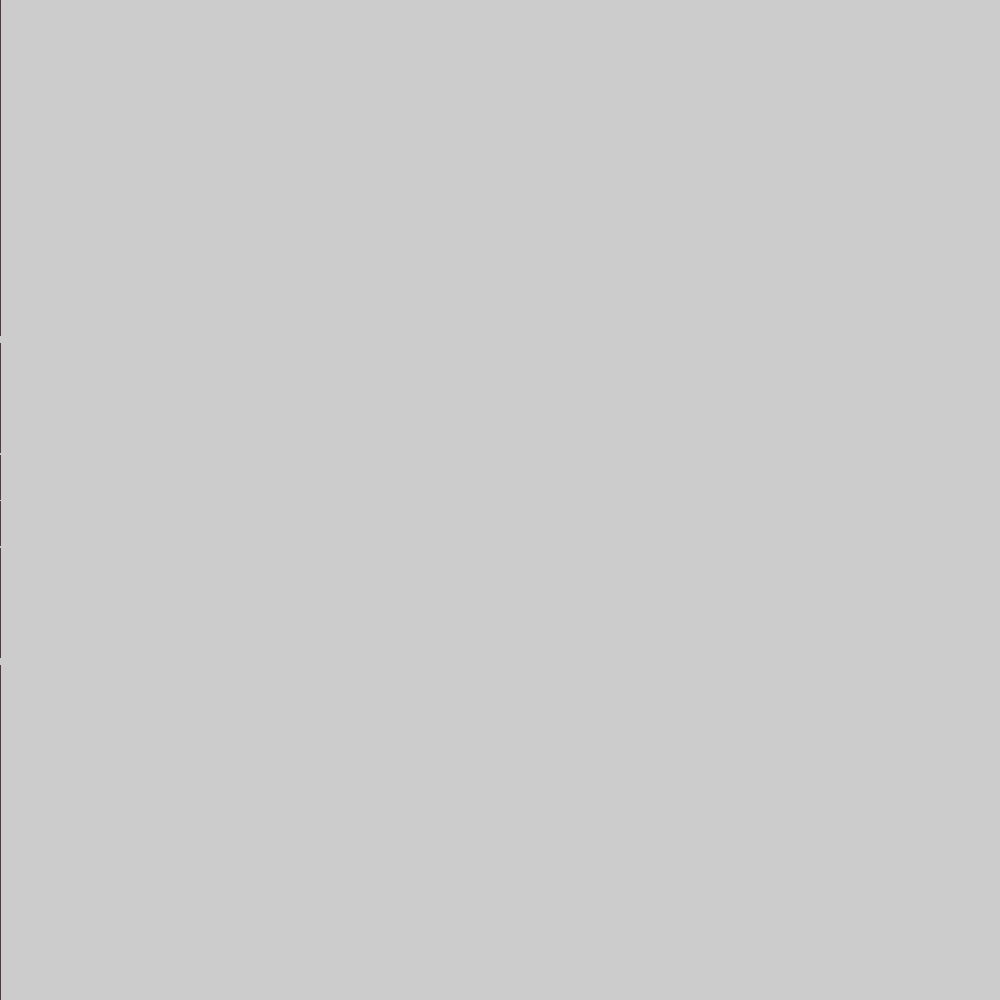
Frame 1 (no input)
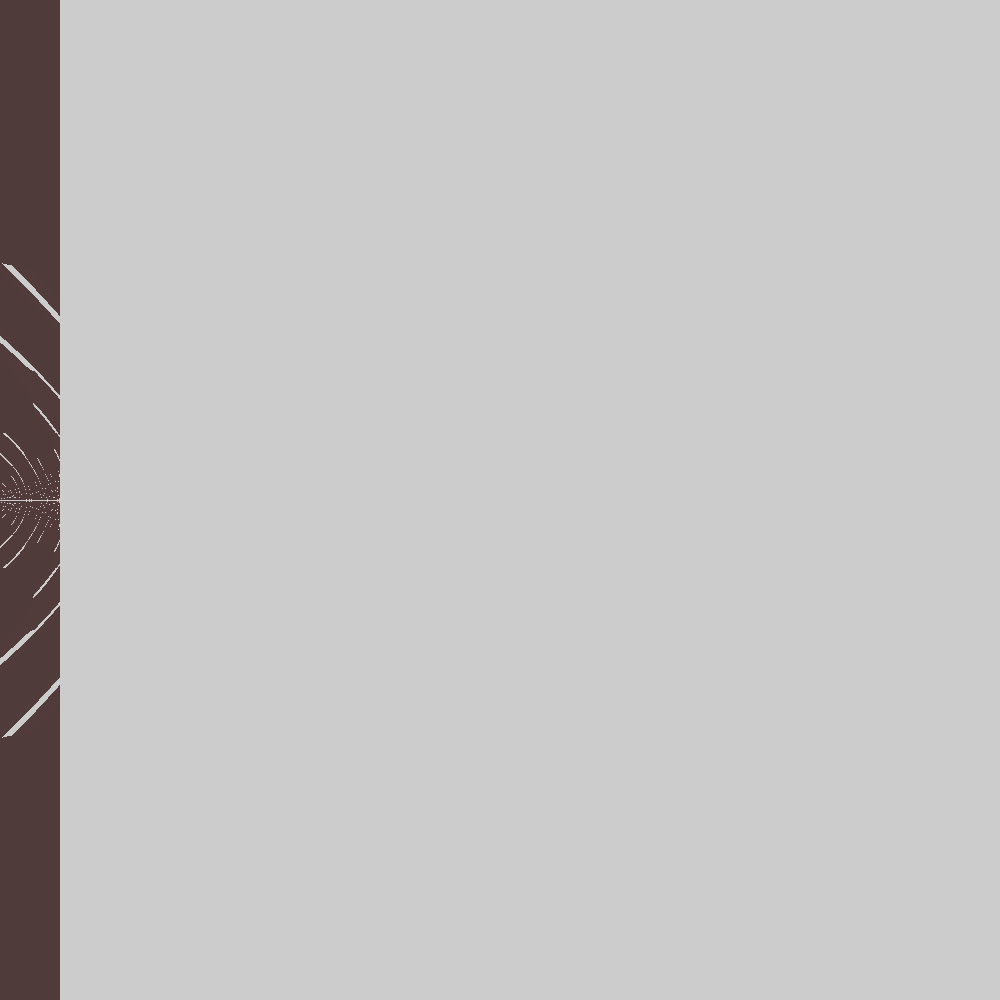
Frame 60 (the mouse pressed at the canvas centre just before this capture)
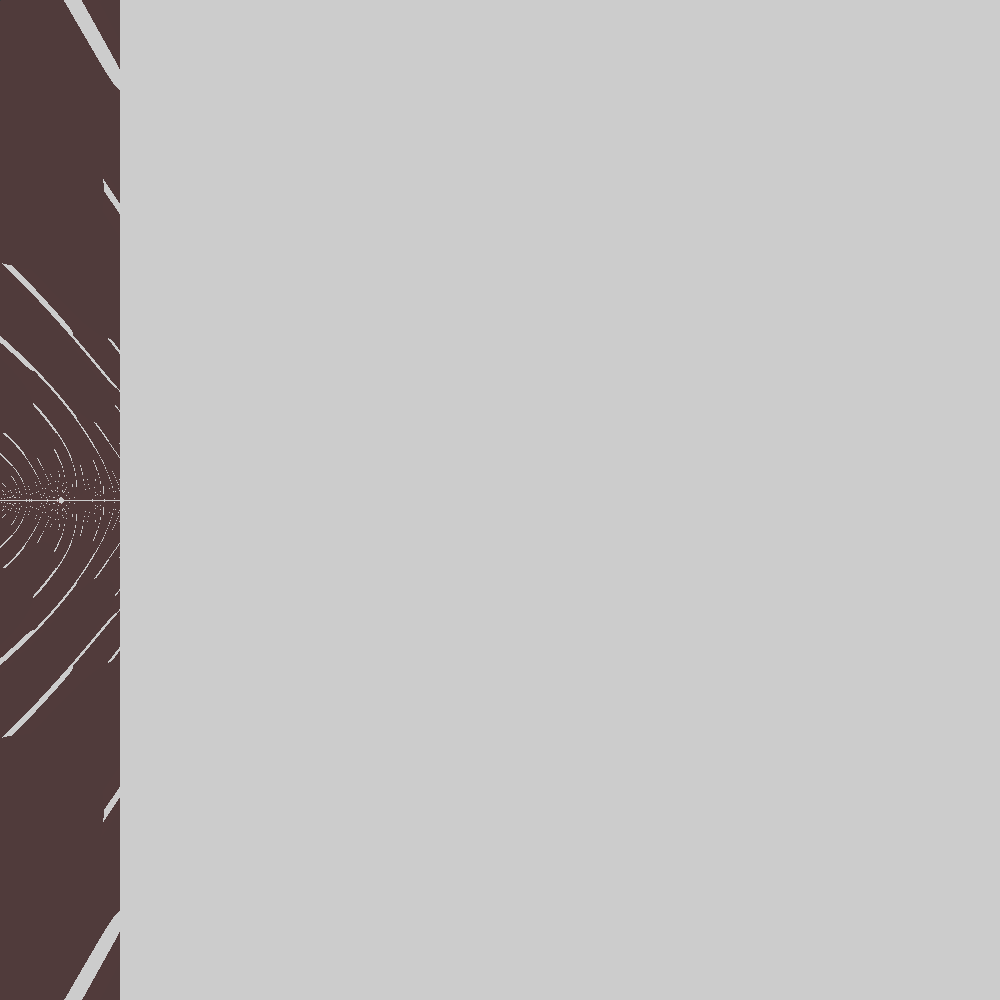
Frame 120 (the mouse held since frame 60 and released just before this capture)

The Processing sketch that drew these frames (run headless with seeded random() and noise(); from frame 60 on, the mouse is pressed at the canvas centre):

// Processing sketch: mandelbrot
// ── mandelbrot.pde
int HEIGHT = 1000;
int WIDTH = 1000;
float X_AREA = 2; // coords span from -X_AREA to +X_AREA
float Y_AREA = 2;

int TOTAL_ITERATIONS = 1000;

//

public void settings () {
    size (WIDTH, HEIGHT);
}

void setup () {
    // noLoop(); // once drawn, no more need to change the mandelbrot
}

int amountIterationsBeforeDivergence (float re, float im) {
    float prevRe = re;
    float prevIm = im;
    for (int i = 0; i < TOTAL_ITERATIONS; i++) {
        float newRe = pow (prevRe, 2) - pow (prevIm, 2) + re;
        float newIm = 2 * prevRe * prevIm + im;
        
        if (newRe > 50)
            return i;

        prevRe = newRe;
        prevIm = newIm;
    }
    return 0;
}

int i = 0; // progressively draw y axis
void draw () {
    for (int j = 0; j < HEIGHT; j++) {
        float re = map (i, 0, WIDTH, -1 * X_AREA, X_AREA);
        float img = map (j, 0, HEIGHT, -1 * Y_AREA, Y_AREA);
        int iterations = amountIterationsBeforeDivergence (re, img);
        if (iterations > 0)  {
            point (i, j);
            stroke (map (iterations, 0, TOTAL_ITERATIONS, 30, 255), 0, 0);
        }
    }
    i++;
}
